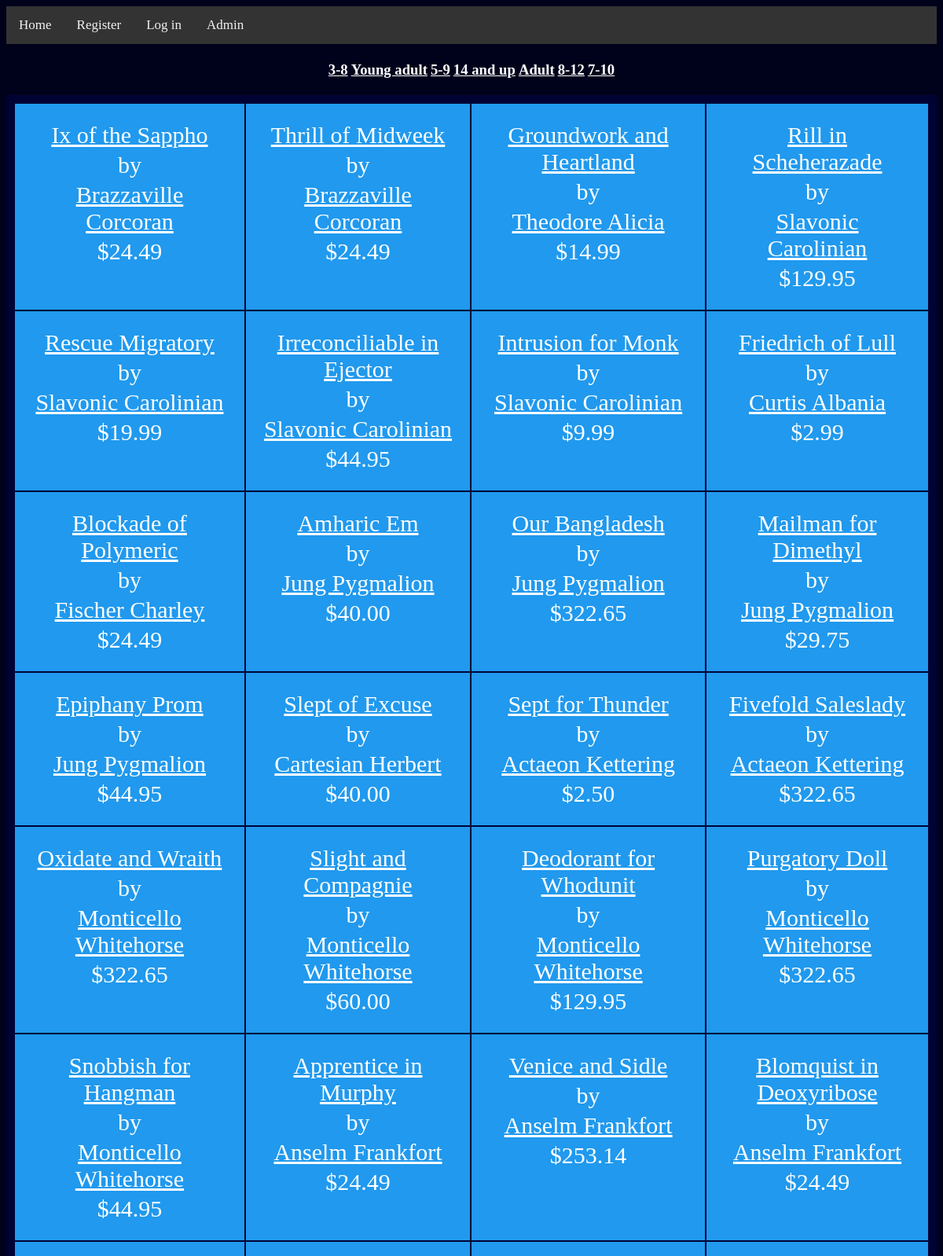
/Age Groups.php?ID=3-8 (upper part), run on the app's committed database.
### tables this page shows
create table book
    (bookNo        varchar(15),
     title        varchar(255),
     price        decimal(10,2),
     subject    varchar(255),
     publishDate DATE,
     ageGroup    varchar(255),
     primary key (bookNo)
    );

create table author
    (authorName        varchar(255),
     authorNo    varchar(15),
     bio        varchar(1000),
     primary key (authorNo)
    );

### Age Groups.php (the view, shortened to what this page needs)
<!DOCTYPE HTML>
<html>
<head>
<link rel="stylesheet" type="text/css" href="css/spamstyle.css">
</head>
<body>
<?php
include_once('Header.php');
include('db_key.php');
?>
<?php
$query = mysqli_query($dbconnect, "SELECT DISTINCT book.ageGroup FROM book")
or die (mysqli_error($dbconnect));
echo "<table align='center'>";
while ($row = mysqli_fetch_array($query)) {
  echo "<td><h3><a href='Age Groups.php?ID={$row['ageGroup']}'>{$row['ageGroup']}</h3></td>";
}
echo "</table>";
if(isset($_GET['ID'])){
$query = mysqli_query($dbconnect, "SELECT book.title, book.price,book.bookNo,author.authorNo, author.authorName FROM book
										INNER JOIN wroteBy ON wroteBy.bookNo=book.bookNo
										INNER JOIN author ON author.authorNo=wroteBy.authorNo
										WHERE ageGroup='{$_GET['ID']}'")
or die (mysqli_error($dbconnect));
echo "<div class='grid-container' border='1' align='center'>";
while ($row = mysqli_fetch_array($query)) {
  echo
   "<div class='grid-item'>
   <table align='center'>
   <tr><td><a href='book.php?ID={$row['bookNo']}'>{$row['title']}</td></tr>
   <tr><td>by</td></tr>
   <tr><td><a href='bio.php?ID={$row['authorNo']}'>{$row['authorName']}</td></tr>
   <tr><td>\${$row['price']}</td></tr>
	</table>
   </div>";
}
}
?>
</body>
</html>

### css/spamstyle.css (style rules this page uses)
body { background-color:#00021b; color:white; }
a { color:white }
.grid-container { display: grid; grid-template-columns: auto auto auto auto; background-color: #000234; padding: 10px; }
.grid-item { background-color: #2099EE; border: 1px solid #000234; padding: 20px; font-size: 30px; text-align: center; }

### data on the page
book: title "Ix of the Sappho", author.authorName "Brazzaville Corcoran", price "24.49"
book: title "Thrill of Midweek", author.authorName "Brazzaville Corcoran", price "24.49"
book: title "Groundwork and Heartland", author.authorName "Theodore Alicia", price "14.99"
book: title "Rill in Scheherazade", author.authorName "Slavonic Carolinian", price "129.95"
book: title "Rescue Migratory", author.authorName "Slavonic Carolinian", price "19.99"
book: title "Irreconciliable in Ejector", author.authorName "Slavonic Carolinian", price "44.95"
book: title "Intrusion for Monk", author.authorName "Slavonic Carolinian", price "9.99"
book: title "Friedrich of Lull", author.authorName "Curtis Albania", price "2.99"
book: title "Blockade of Polymeric", author.authorName "Fischer Charley", price "24.49"
book: title "Amharic Em", author.authorName "Jung Pygmalion", price "40.00"
book: title "Our Bangladesh", author.authorName "Jung Pygmalion", price "322.65"
book: title "Mailman for Dimethyl", author.authorName "Jung Pygmalion", price "29.75"
book: title "Epiphany Prom", author.authorName "Jung Pygmalion", price "44.95"
book: title "Slept of Excuse", author.authorName "Cartesian Herbert", price "40.00"
book: title "Sept for Thunder", author.authorName "Actaeon Kettering", price "2.50"
book: title "Fivefold Saleslady", author.authorName "Actaeon Kettering", price "322.65"
book: title "Oxidate and Wraith", author.authorName "Monticello Whitehorse", price "322.65"
book: title "Slight and Compagnie", author.authorName "Monticello Whitehorse", price "60.00"
book: title "Deodorant for Whodunit", author.authorName "Monticello Whitehorse", price "129.95"
book: title "Purgatory Doll", author.authorName "Monticello Whitehorse", price "322.65"
book: title "Snobbish for Hangman", author.authorName "Monticello Whitehorse", price "44.95"
book: title "Apprentice in Murphy", author.authorName "Anselm Frankfort", price "24.49"
book: title "Venice and Sidle", author.authorName "Anselm Frankfort", price "253.14"
book: title "Blomquist in Deoxyribose", author.authorName "Anselm Frankfort", price "24.49"

### other printed values
$row['ageGroup'] "3-8"
$row['ageGroup'] "Young adult"
$row['ageGroup'] "5-9"
$row['ageGroup'] "14 and up"
$row['ageGroup'] "Adult"
$row['ageGroup'] "8-12"
$row['ageGroup'] "7-10"
